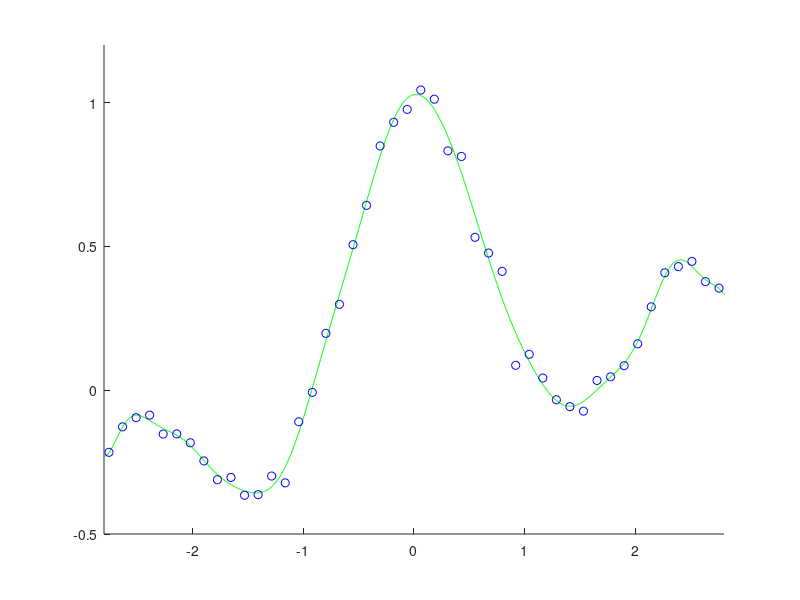

Write MATLAB code to recreate this figure.
#!/usr/bin/octave -qf
clear all; rand('state',0); randn('state',0);
n=50; N=1000; x=linspace(-3,3,n)'; X=linspace(-3,3,N)';
pix=pi*x; 
y=sin(pix)./(pix)+0.1*x+0.05*randn(n,1);
p(:,1)=ones(n,1); P(:,1)=ones(N,1);
for j=1:15
p(:,2*j)=sin(j/2*x); 
p(:,2*j+1)=cos(j/2*x);
P(:,2*j)=sin(j/2*X); 
P(:,2*j+1)=cos(j/2*X);
end
t=pinv(p'*p)*p'*y;
F=P*t;

figure(1); clf; hold on; axis([-2.8 2.8 -0.5 1.2]);
plot(X,F,'g-'); 
plot(x,y,'bo');
pause 
